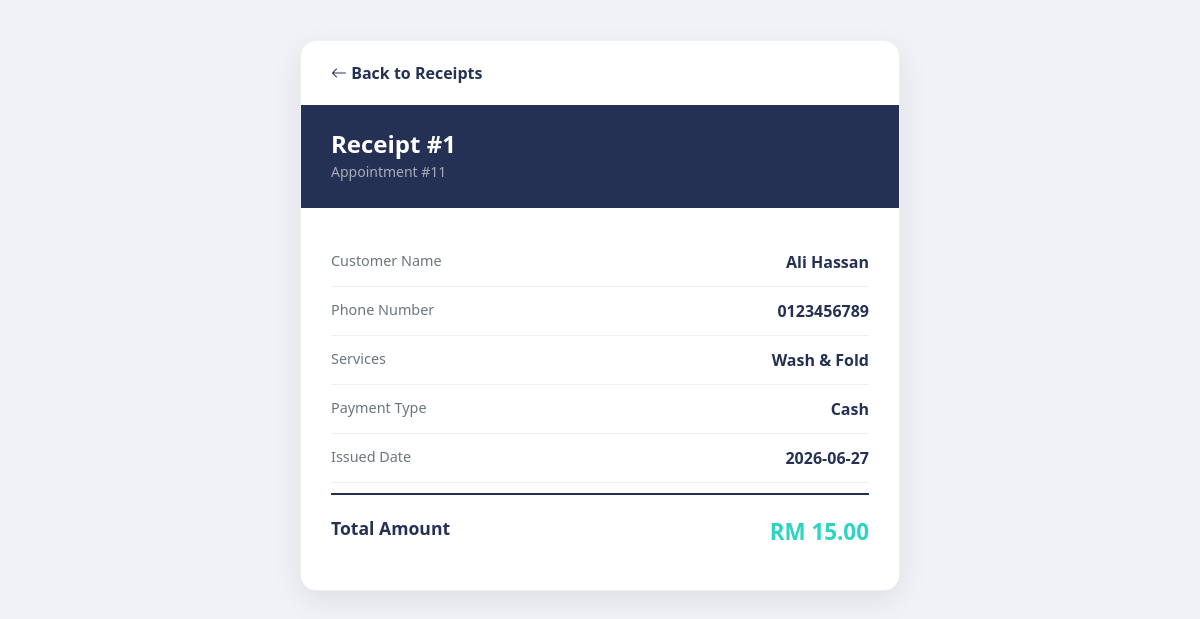
The app's page /admin/viewReceipt.php?id=1 with its own data.
### tables this page shows
CREATE TABLE `receipt` (
  `Receipt_ID` int(10) NOT NULL,
  `Appointment_ID` int(10) NOT NULL,
  `Payment_ID` int(10) NOT NULL,
  `Total_Amount` int(10) NOT NULL,
  `Issued_Date` date NOT NULL
);

CREATE TABLE `payment` (
  `Payment_ID` int(10) NOT NULL,
  `Payment_Method` varchar(50) NOT NULL
);

### admin/viewReceipt.php (the view, shortened to what this page needs)
<?php
include("../config/database.php");
$id = isset($_GET['id']) ? (int) $_GET['id'] : 0;
$query = "SELECT
    receipt.receipt_ID AS Receipt_ID,
    receipt.Appointment_ID,
    receipt.Payment_ID,
    receipt.Total_amount,
    receipt.Issued_Date,
    customer.Customer_Name,
    customer.Cust_PhoneNum,
    payment.Payment_Method,
    GROUP_CONCAT(service.Service_Name SEPARATOR ', ') AS Services
FROM receipt
INNER JOIN appointment
    ON receipt.Appointment_ID = appointment.Appointment_ID
INNER JOIN customer
    ON appointment.Customer_ID = customer.Customer_ID
LEFT JOIN appointment_service
    ON appointment.Appointment_ID = appointment_service.Appointment_ID
LEFT JOIN service
    ON appointment_service.Service_ID = service.Service_ID
LEFT JOIN payment
    ON receipt.Payment_ID = payment.Payment_ID
WHERE receipt.receipt_ID = ?
GROUP BY receipt.receipt_ID";
$stmt = $conn->prepare($query);
$stmt->bind_param("i", $id);
$stmt->execute();
$result = $stmt->get_result();
$row = $result->fetch_assoc();
?>
<!DOCTYPE html>
<html lang="en">
<head>
<link href="https://cdn.jsdelivr.net/npm/bootstrap@5.3.3/dist/css/bootstrap.min.css" rel="stylesheet">
<link rel="stylesheet" href="https://cdn.jsdelivr.net/npm/bootstrap-icons@1.11.3/font/bootstrap-icons.min.css">
</head>
<body>
<div class="receipt-card">
    <a href="manageReceipt.php" class="back-link" style="margin: 20px 0 0 30px; margin-bottom: 20px;">
        <i class="bi bi-arrow-left"></i> Back to Receipts
    </a>
    <div class="receipt-header">
        <h4>Receipt #<?= htmlspecialchars($row['Receipt_ID']) ?></h4>
        <small>Appointment #<?= htmlspecialchars($row['Appointment_ID']) ?></small>
    </div>
    <div class="receipt-body">
        <div class="receipt-row">
            <div class="receipt-label">Customer Name</div>
            <div class="receipt-value"><?= htmlspecialchars($row['Customer_Name'] ?? '-') ?></div>
        </div>
        <div class="receipt-row">
            <div class="receipt-label">Phone Number</div>
            <div class="receipt-value"><?= htmlspecialchars($row['Cust_PhoneNum'] ?? '-') ?></div>
        </div>
        <div class="receipt-row">
            <div class="receipt-label">Services</div>
            <div class="receipt-value"><?= htmlspecialchars($row['Services'] ?? '-') ?></div>
        </div>
        <div class="receipt-row">
            <div class="receipt-label">Payment Type</div>
            <div class="receipt-value"><?= htmlspecialchars($row['Payment_Method'] ?? '-') ?></div>
        </div>
        <div class="receipt-row">
            <div class="receipt-label">Issued Date</div>
            <div class="receipt-value"><?= htmlspecialchars($row['Issued_Date'] ?? '-') ?></div>
        </div>
        <div class="receipt-row total-row">
            <div class="receipt-label">Total Amount</div>
            <div class="receipt-value">RM <?= htmlspecialchars(number_format($row['Total_amount'] ?? 0, 2)) ?></div>
        </div>
    </div>
</div>
</body>
</html>

### admin/viewReceipt.php (style rules this page uses)
body { background: #f0f2f7; font-family: 'Segoe UI', Tahoma, Geneva, Verdana, sans-serif; padding: 40px 20px; }
.receipt-card { max-width: 600px; margin: 0 auto; background: #fff; border-radius: 16px; box-shadow: 0 10px 30px rgba(0,0,0,0.08); border: 1px solid #f0f0f0; overflow: hidden; }
.receipt-header { background: #253154; color: #fff; padding: 25px 30px; }
.receipt-header h4 { margin: 0; font-weight: 700; }
.receipt-header small { color: rgba(255,255,255,.6); }
.receipt-body { padding: 30px; }
.receipt-row { display: flex; justify-content: space-between; padding: 12px 0; border-bottom: 1px solid #f0f0f0; }
.receipt-row:last-child { border-bottom: none; }
.receipt-label { color: #6c757d; font-size: .9rem; }
.receipt-value { font-weight: 600; color: #253154; text-align: right; }
.total-row { margin-top: 10px; padding-top: 20px; border-top: 2px solid #253154; }
.total-row .receipt-label { font-size: 1.1rem; color: #253154; font-weight: 700; }
.total-row .receipt-value { font-size: 1.4rem; color: #2dd4bf; }
.back-link { display: inline-block; margin-bottom: 20px; color: #253154; text-decoration: none; font-weight: 600; }

### records on screen
receipt: Receipt_ID "1", Appointment_ID "11", Payment_ID.Payment_Method "Cash", Issued_Date "2026-06-27", Total_Amount "15.00"

### other values on screen
$row['Customer_Name'] "Ali Hassan"
$row['Cust_PhoneNum'] "0123456789"
$row['Services'] "Wash & Fold"
